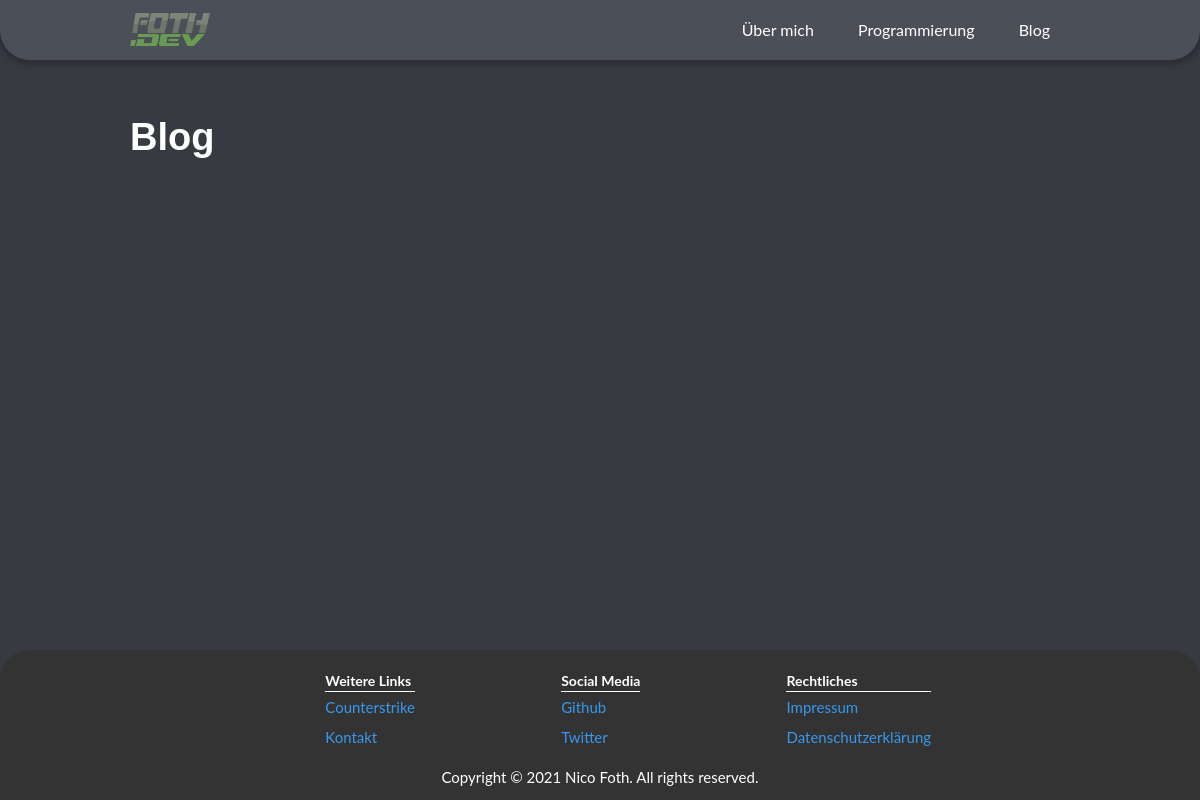
/blog/, run on an earlier commit of the app's database.
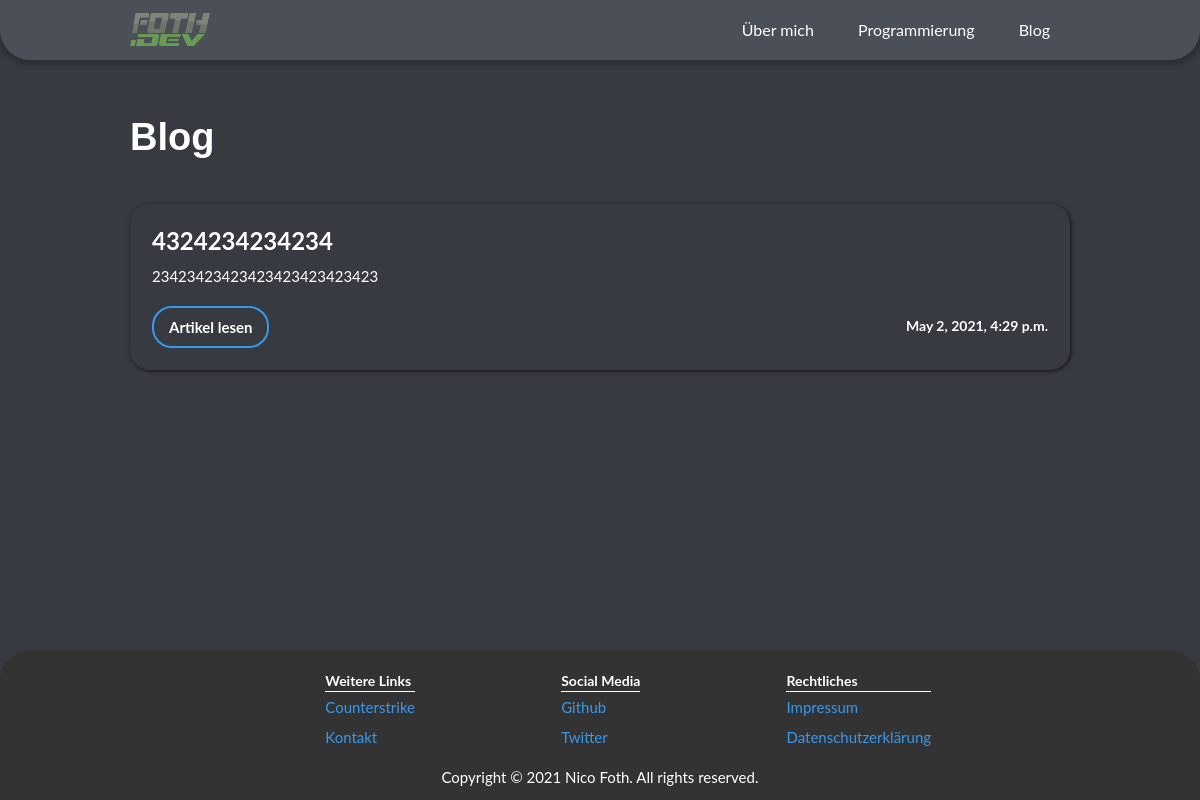
And on a later commit of the database.
### blog/models.py (models this page shows)
class BlogArticle(models.Model):
    title = models.CharField(max_length=64)
    introduction = models.TextField()
    publish_date = models.DateTimeField(auto_now=True)
    content = models.TextField()

### blog/views.py (the view)
# urls.py: path('', views.show_blog_posts, name="show_blog_posts"),
def show_blog_posts(request):
    articles = BlogArticle.objects.order_by("publish_date")
    return render(request, "blog/show_blog_posts.html", {"articles": articles})

### blog/templates/blog/show_blog_posts.html
{% extends 'base_new.html' %}
{% block content %}
<div class="w-container">
    <h1 class="heading">Blog</h1>
    <ul role="list" class="w-list-unstyled">
    {% for article in articles %}
      <li class="bloglistitem">
        <h3 class="blogheading">{{ article.title }}</h3>
        <div class="blogintroduction">{{ article.introduction }}</div>
        <div class="w-row">
          <div class="w-col w-col-6">
            <a href="#" class="blogbutton w-button">Artikel lesen</a>
          </div>
          <div class="blogdatecolumn w-col w-col-6">
            <h5 class="blogdate">{{ article.publish_date }}</h5>
          </div>
        </div>
      </li>
    {% endfor %}
    </ul>
  </div>
{% endblock content %}

What changed in the data, as far as the page shows it:
added BlogArticle: title "4324234234234", introduction "23423423423423423423423423", publish_date "May 2, 2021, 4:29 p.m."
